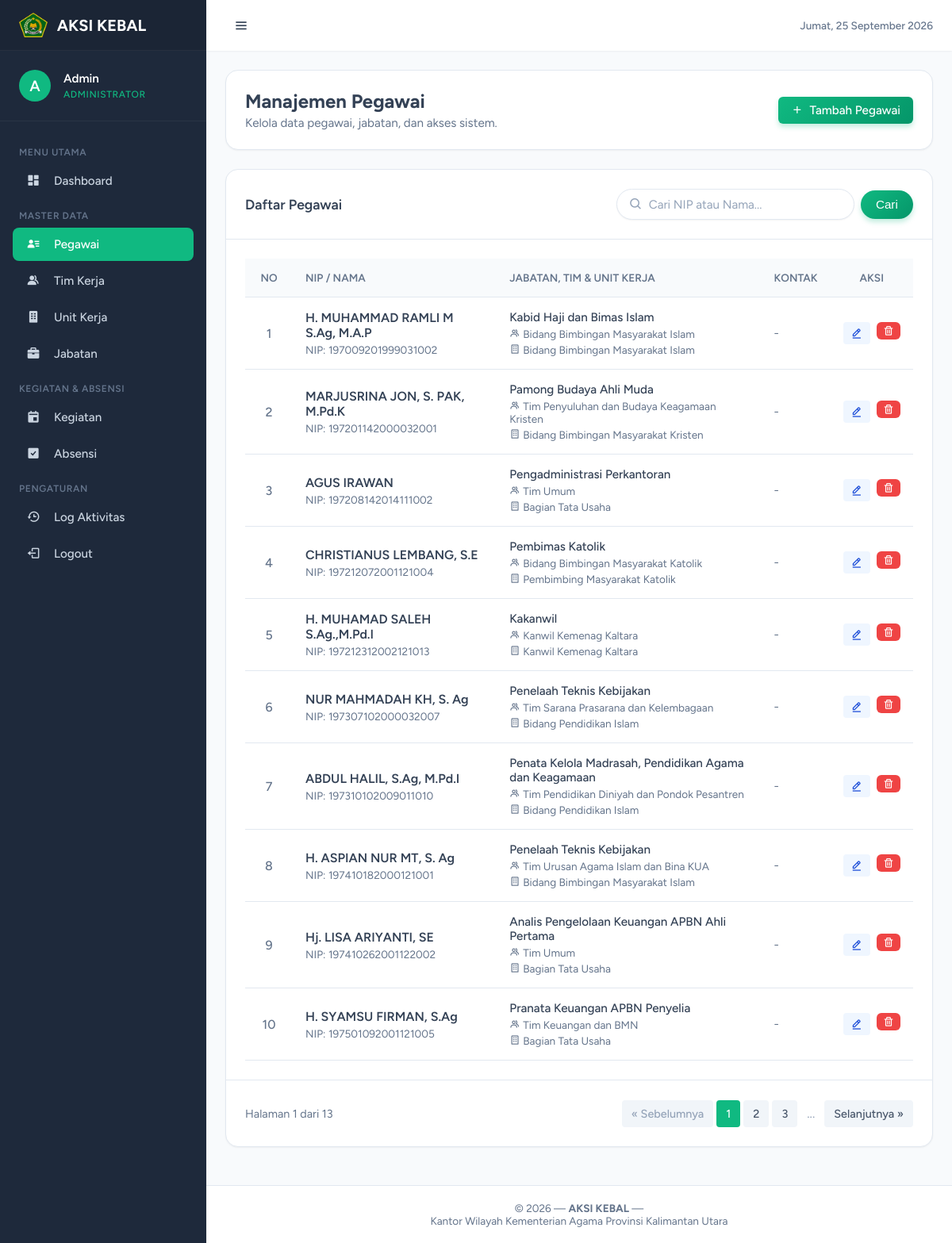
The app's page /public/admin/pegawai (signed in) with its own data.
### tables this page shows
CREATE TABLE `pegawai` (
  `nip` varchar(20) NOT NULL,
  `nama_lengkap` varchar(150) NOT NULL,
  `id_jabatan` int NOT NULL,
  `id_tim_kerja` int NOT NULL,
  `id_unit_kerja` int NOT NULL,
  `email` varchar(100) DEFAULT NULL,
  `password` varchar(255) DEFAULT NULL,
  `role` enum('admin','pegawai') NOT NULL DEFAULT 'pegawai',
  `created_at` timestamp NULL DEFAULT CURRENT_TIMESTAMP,
  `updated_at` timestamp NULL DEFAULT CURRENT_TIMESTAMP ON UPDATE CURRENT_TIMESTAMP,
  PRIMARY KEY (`nip`),
  KEY `idx_pegawai_jabatan` (`id_jabatan`),
  KEY `idx_pegawai_tim_kerja` (`id_tim_kerja`),
  KEY `idx_pegawai_unit_kerja` (`id_unit_kerja`),
  KEY `idx_pegawai_role` (`role`),
  CONSTRAINT `fk_pegawai_jabatan` FOREIGN KEY (`id_jabatan`) REFERENCES `jabatan` (`id_jabatan`) ON DELETE RESTRICT ON UPDATE CASCADE,
  CONSTRAINT `fk_pegawai_tim_kerja` FOREIGN KEY (`id_tim_kerja`) REFERENCES `tim_kerja` (`id_tim_kerja`) ON DELETE RESTRICT ON UPDATE CASCADE,
  CONSTRAINT `fk_pegawai_unit_kerja` FOREIGN KEY (`id_unit_kerja`) REFERENCES `unit_kerja` (`id_unit_kerja`) ON DELETE RESTRICT ON UPDATE CASCADE
);

CREATE TABLE `jabatan` (
  `id_jabatan` int NOT NULL AUTO_INCREMENT,
  `nama_jabatan` varchar(100) NOT NULL,
  `slug_jabatan` varchar(150) DEFAULT NULL,
  `created_at` timestamp NULL DEFAULT CURRENT_TIMESTAMP,
  `updated_at` timestamp NULL DEFAULT CURRENT_TIMESTAMP ON UPDATE CURRENT_TIMESTAMP,
  PRIMARY KEY (`id_jabatan`)
);

CREATE TABLE `tim_kerja` (
  `id_tim_kerja` int NOT NULL AUTO_INCREMENT,
  `nama_tim_kerja` varchar(100) NOT NULL,
  `slug_tim_kerja` varchar(150) DEFAULT NULL,
  `created_at` timestamp NULL DEFAULT CURRENT_TIMESTAMP,
  `updated_at` timestamp NULL DEFAULT CURRENT_TIMESTAMP ON UPDATE CURRENT_TIMESTAMP,
  PRIMARY KEY (`id_tim_kerja`)
);

CREATE TABLE `unit_kerja` (
  `id_unit_kerja` int NOT NULL AUTO_INCREMENT,
  `nama_unit_kerja` varchar(100) NOT NULL,
  `created_at` timestamp NULL DEFAULT CURRENT_TIMESTAMP,
  `updated_at` timestamp NULL DEFAULT CURRENT_TIMESTAMP ON UPDATE CURRENT_TIMESTAMP,
  PRIMARY KEY (`id_unit_kerja`)
);

### app/views/admin/pegawai/index.php (the view, shortened to what the rows shown need)
<div class="card" >
    <div class="card-body" style="display: flex; justify-content: space-between; align-items: center; flex-wrap: wrap; gap: 1rem;">
        <div>
            <h2 style="margin: 0; font-size: 1.5rem; color: var(--text-main);">Manajemen Pegawai</h2>
        </div>
    </div>
</div>
<div class="card" >
    <div class="card-body" >
        <div style="overflow-x: auto;">
            <table class="table" style="width: 100%; border-collapse: collapse;">
                <thead style="background: var(--content-bg); border-bottom: 1px solid var(--border-color);">
                    <tr>
                        <th
                            style="text-align: center; padding: 1rem; color: var(--text-muted); font-size: 0.85rem; font-weight: 600; text-transform: uppercase; width: 60px;">
                            No</th>
                        <th
                            style="text-align: left; padding: 1rem; color: var(--text-muted); font-size: 0.85rem; font-weight: 600; text-transform: uppercase;">
                            NIP / Nama</th>
                        <th
                            style="text-align: left; padding: 1rem; color: var(--text-muted); font-size: 0.85rem; font-weight: 600; text-transform: uppercase;">
                            Jabatan, Tim & Unit Kerja</th>
                        <th
                            style="text-align: left; padding: 1rem; color: var(--text-muted); font-size: 0.85rem; font-weight: 600; text-transform: uppercase;">
                            Kontak</th>
                        <th
                            style="text-align: center; padding: 1rem; color: var(--text-muted); font-size: 0.85rem; font-weight: 600; text-transform: uppercase;">
                            Aksi</th>
                    </tr>
                </thead>
                <tbody>
                    <?php if (empty($pegawai)): ?>
                        <tr>
                            <td colspan="5" style="text-align: center; padding: 2rem; color: var(--text-muted);">
                                Tidak ada data pegawai ditemukan.
                            </td>
                        </tr>
                    <?php else: ?>
                        <?php $no = ($page - 1) * 10 + 1; ?>
                        <?php foreach ($pegawai as $p): ?>
                            <tr style="border-bottom: 1px solid var(--border-color);">
                                <td style="padding: 1rem; text-align: center; color: var(--text-muted); font-weight: 500;">
                                    <?= $no++ ?>
                                </td>
                                <td style="padding: 1rem;">
                                    <div style="font-weight: 600; color: var(--text-main);"><?= e($p['nama_lengkap']) ?></div>
                                    <div style="font-size: 0.85rem; color: var(--text-muted); margin-top: 0.25rem;">NIP:
                                        <?= e($p['nip']) ?>
                                    </div>
                                </td>
                                <td style="padding: 1rem; font-size: 0.95rem;">
                                    <div style="color: var(--text-main); font-weight: 500;"><?= e($p['nama_jabatan'] ?? '-') ?>
                                    </div>
                                    <div style="color: var(--text-muted); font-size: 0.85rem; margin-top: 0.25rem;">
                                        <i class='bx bx-group'></i> <?= e($p['nama_tim_kerja'] ?? '-') ?>
                                    </div>
                                    <div style="color: var(--text-muted); font-size: 0.85rem; margin-top: 0.25rem;">
                                        <i class='bx bx-building'></i> <?= e($p['nama_unit_kerja'] ?? '-') ?>
                                    </div>
                                </td>
                                <td style="padding: 1rem; font-size: 0.95rem; color: var(--text-muted);">
                                    <?= e($p['email'] ?? '-') ?>
                                </td>
                                <td style="padding: 1rem; text-align: center;">
                                    <div style="display: flex; gap: 0.5rem; justify-content: center;">
                                        <a href="<?= url('admin/pegawai-edit/' . urlencode($p['nip'])) ?>" class="btn"
                                            style="background: #eff6ff; color: #1d4ed8; padding: 0.4rem 0.6rem; border-radius: 0.25rem;"
                                            title="Edit">
                                            <i class='bx bx-edit-alt'></i>
                                        </a>
                                        <?php if ($p['nip'] !== adminData('nip')): ?>
                                            <form action="<?= url('admin/pegawai-delete/' . urlencode($p['nip'])) ?>" method="POST"
                                                class="form-delete" style="display: inline-block;">
                                                <button type="submit" class="btn btn-danger btn-sm" title="Hapus">
                                                    <i class='bx bx-trash'></i>
                                                </button>
                                            </form>
                                        <?php endif; ?>
                                    </div>
                                </td>
                            </tr>
                        <?php endforeach; ?>
                    <?php endif; ?>
                </tbody>
            </table>
        </div>
    </div>
</div>
<?php
require_once __DIR__ . '/../layouts/main.php';

### records on screen
pegawai: nama_lengkap "H. MUHAMMAD RAMLI M S.Ag, M.A.P", nip "197009201999031002", id_jabatan.nama_jabatan "Kabid Haji dan Bimas Islam", id_tim_kerja.nama_tim_kerja "Bidang Bimbingan Masyarakat Islam", id_unit_kerja.nama_unit_kerja "Bidang Bimbingan Masyarakat Islam", email "-"
pegawai: nama_lengkap "MARJUSRINA JON, S. PAK, M.Pd.K", nip "197201142000032001", id_jabatan.nama_jabatan "Pamong Budaya Ahli Muda", id_tim_kerja.nama_tim_kerja "Tim Penyuluhan dan Budaya Keagamaan Kristen", id_unit_kerja.nama_unit_kerja "Bidang Bimbingan Masyarakat Kristen", email "-"
pegawai: nama_lengkap "AGUS IRAWAN", nip "197208142014111002", id_jabatan.nama_jabatan "Pengadministrasi Perkantoran", id_tim_kerja.nama_tim_kerja "Tim Umum", id_unit_kerja.nama_unit_kerja "Bagian Tata Usaha", email "-"
pegawai: nama_lengkap "CHRISTIANUS LEMBANG, S.E", nip "197212072001121004", id_jabatan.nama_jabatan "Pembimas Katolik", id_tim_kerja.nama_tim_kerja "Bidang Bimbingan Masyarakat Katolik", id_unit_kerja.nama_unit_kerja "Pembimbing Masyarakat Katolik", email "-"
pegawai: nama_lengkap "H. MUHAMAD SALEH S.Ag.,M.Pd.I", nip "197212312002121013", id_jabatan.nama_jabatan "Kakanwil", id_tim_kerja.nama_tim_kerja "Kanwil Kemenag Kaltara", id_unit_kerja.nama_unit_kerja "Kanwil Kemenag Kaltara", email "-"
pegawai: nama_lengkap "NUR MAHMADAH KH, S. Ag", nip "197307102000032007", id_jabatan.nama_jabatan "Penelaah Teknis Kebijakan", id_tim_kerja.nama_tim_kerja "Tim Sarana Prasarana dan Kelembagaan", id_unit_kerja.nama_unit_kerja "Bidang Pendidikan Islam", email "-"
pegawai: nama_lengkap "ABDUL HALIL, S.Ag, M.Pd.I", nip "197310102009011010", id_jabatan.nama_jabatan "Penata Kelola Madrasah, Pendidikan Agama dan Keagamaan", id_tim_kerja.nama_tim_kerja "Tim Pendidikan Diniyah dan Pondok Pesantren", id_unit_kerja.nama_unit_kerja "Bidang Pendidikan Islam", email "-"
pegawai: nama_lengkap "H. ASPIAN NUR MT, S. Ag", nip "197410182000121001", id_jabatan.nama_jabatan "Penelaah Teknis Kebijakan", id_tim_kerja.nama_tim_kerja "Tim Urusan Agama Islam dan Bina KUA", id_unit_kerja.nama_unit_kerja "Bidang Bimbingan Masyarakat Islam", email "-"
pegawai: nama_lengkap "Hj. LISA ARIYANTI, SE", nip "197410262001122002", id_jabatan.nama_jabatan "Analis Pengelolaan Keuangan APBN Ahli Pertama", id_tim_kerja.nama_tim_kerja "Tim Umum", id_unit_kerja.nama_unit_kerja "Bagian Tata Usaha", email "-"
pegawai: nama_lengkap "H. SYAMSU FIRMAN, S.Ag", nip "197501092001121005", id_jabatan.nama_jabatan "Pranata Keuangan APBN Penyelia", id_tim_kerja.nama_tim_kerja "Tim Keuangan dan BMN", id_unit_kerja.nama_unit_kerja "Bagian Tata Usaha", email "-"

### other values on screen
substr($admin_name, 0, 1) "A"
$admin_name "Admin"
$admin_role "ADMINISTRATOR"
$page "1"
$total_page "13"
APP_NAME "AKSI KEBAL"
